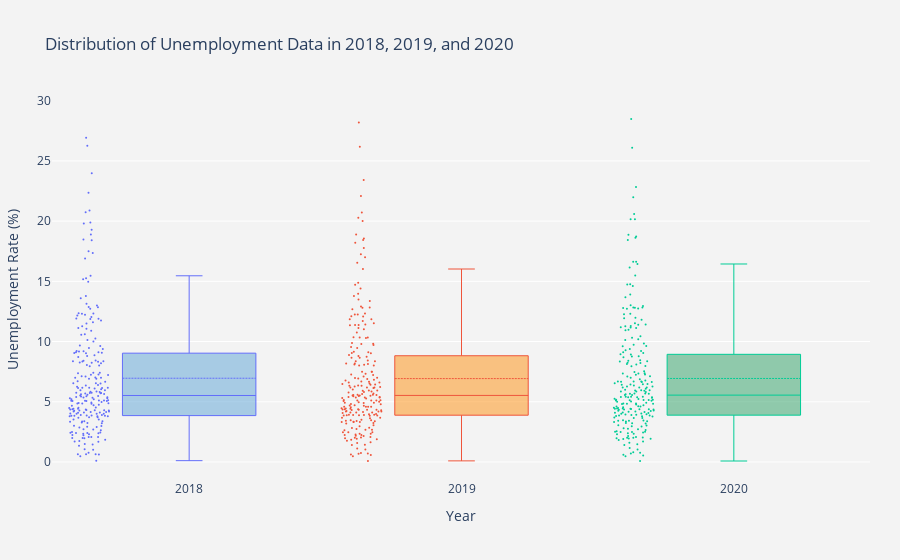

Notebook source saved alongside this figure:
### Code cell
# Boxplots For 2018, 2019, 2020 unemployment rates to have a better look at the distributions and central tendencies.
# Thanks to https://www.kaggle.com/abhi084/analysis-of-unemployment-data

x_data = ['2018', '2019','2020']

y0 = df['2018']
y1 = df['2019']
y2 = df['2020']


y_data = [y0,y1,y2]

colors = ['rgba(93, 164, 214, 0.5)', 'rgba(255, 144, 14, 0.5)', 'rgba(44, 160, 101, 0.5)']

traces = []

for xd, yd, color in zip(x_data, y_data, colors):
        traces.append(go.Box(
            y=yd,
            name=xd,
            boxpoints='all',
            whiskerwidth=0.2,
            fillcolor=color,
            marker=dict(
                size=2,
            ),
            boxmean=True,    
            line=dict(width=1),
        ))

layout = go.Layout(
    title='Distribution of Unemployment Data in 2018, 2019, and 2020',
    xaxis=dict(
        title='Year'
    ),
    yaxis=dict(
        title='Unemployment Rate (%)',
        autorange=True,
        showgrid=True,
        zeroline=False,
        dtick=5,
        gridcolor='rgb(255, 255, 255)',
        gridwidth=1,
#        zerolinecolor='rgb(255, 255, 255)',
#        zerolinewidth=2,
    ),
    margin=dict(
        l=40,
        r=30,
        b=80,
        t=100,
    ),
    paper_bgcolor='rgb(243, 243, 243)',
    plot_bgcolor='rgb(243, 243, 243)',
    showlegend=False
)

fig = go.Figure(data=traces, layout=layout)
py.iplot(fig)

### Figure 1 — Plotly figure (JSON) as saved in the notebook; plotly's stock layout.template omitted (floating-point values rounded to 4 significant figures; data arrays with more than 128 entries replaced by an {"elided": "..."} marker saying what was removed)
{"data": [{"boxmean": true, "boxpoints": "all", "fillcolor": "rgba(93, 164, 214, 0.5)", "line": {"width": 1}, "marker": {"size": 2}, "name": "2018", "type": "box", "whiskerwidth": 0.2, "y": {"elided": "233 float values"}}, {"boxmean": true, "boxpoints": "all", "fillcolor": "rgba(255, 144, 14, 0.5)", "line": {"width": 1}, "marker": {"size": 2}, "name": "2019", "type": "box", "whiskerwidth": 0.2, "y": {"elided": "233 float values"}}, {"boxmean": true, "boxpoints": "all", "fillcolor": "rgba(44, 160, 101, 0.5)", "line": {"width": 1}, "marker": {"size": 2}, "name": "2020", "type": "box", "whiskerwidth": 0.2, "y": {"elided": "233 float values"}}], "layout": {"margin": {"b": 80, "l": 40, "r": 30, "t": 100}, "paper_bgcolor": "rgb(243, 243, 243)", "plot_bgcolor": "rgb(243, 243, 243)", "showlegend": false, "title": {"text": "Distribution of Unemployment Data in 2018, 2019, and 2020"}, "xaxis": {"title": {"text": "Year"}}, "yaxis": {"autorange": true, "dtick": 5, "gridcolor": "rgb(255, 255, 255)", "gridwidth": 1, "showgrid": true, "title": {"text": "Unemployment Rate (%)"}, "zeroline": false}}}
